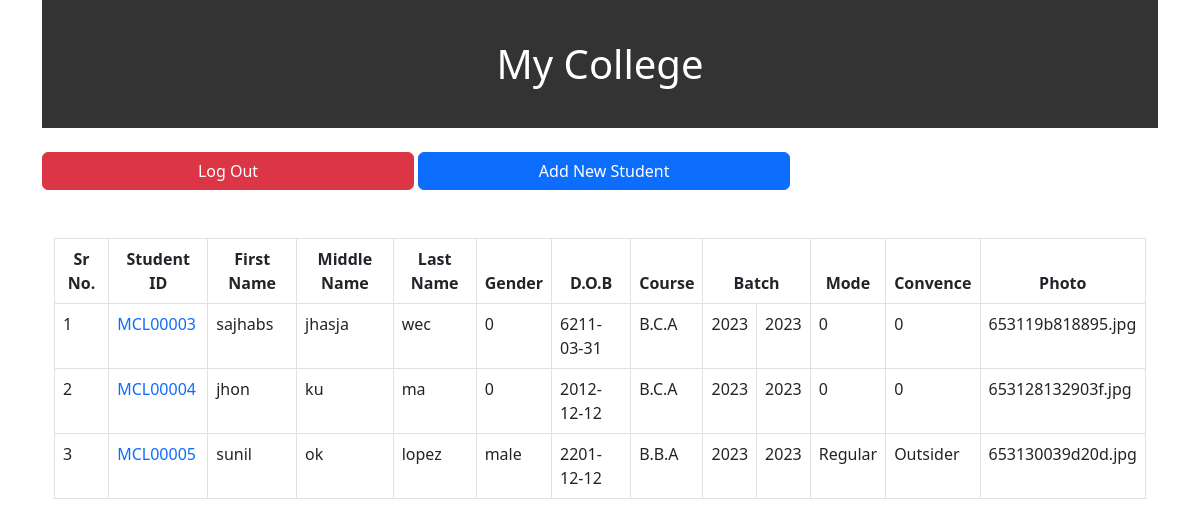
/index.php (signed in), run on the app's committed database.
### tables this page shows
CREATE TABLE `students` (
  `id` int(11) NOT NULL,
  `student_id` varchar(100) NOT NULL,
  `first_name` varchar(255) NOT NULL,
  `middle_name` varchar(255) NOT NULL,
  `last_name` varchar(255) NOT NULL,
  `dob` varchar(100) NOT NULL,
  `course` varchar(100) NOT NULL,
  `from_year` year(4) NOT NULL,
  `to_year` year(4) NOT NULL,
  `mode` varchar(100) NOT NULL,
  `conve` varchar(100) NOT NULL,
  `photo` varchar(255) NOT NULL,
  `gender` varchar(100) NOT NULL
);

### index.php (the view, shortened to what this page needs)
<?php
require 'includes/database.php';
?>
<!DOCTYPE html>
<html lang="en">
<head>
    <link rel="stylesheet" href="https://cdn.jsdelivr.net/npm/bootstrap@5.2.3/dist/css/bootstrap.min.css"
>
</head>
<body>
    <div class="container ">
        <header class="mb-4">
        <div class="my-4">
            <h1 class="text-center">My College</h1>
        </div>
</header>
        <div>
        <a href="logout.php" class="btn btn-danger col-4">Log Out</a>
        <a class="add" href="add_details.php"><button class="btn btn-primary col-4">Add New Student</button></a>
        </div>
    <div class="container my-5 resposive" style="overflow-x: auto">
        <table class="table table-bordered resposive">
            <thead class=" text-center">
                <tr>
                    <th>Sr No.</th>
                    <th>Student ID</th>
                    <th>First Name</th>
                    <th>Middle Name</th>
                    <th>Last Name</th>
                    <th>Gender</th>
                    <th>D.O.B</th>
                    <th>Course</th>
                    <th colspan="2">Batch</th>
                    <th>Mode</th>
                    <th>Convence</th>
                    <th>Photo</th>
                </tr>
            </thead>
            <tbody>
                <?php
                $sr = 1;
                $data = "SELECT * from students";
                $result = mysqli_query($conn, $data);
                while ($row = mysqli_fetch_assoc($result)) {
                    ?>
                    <tr>
                        <td>
                            <?php echo $sr++; ?>
                        </td>
                        <td><a class="text-decoration-none" href="student.php?id=<?= $row['id'] ?>">
                                <?php echo $row['student_id'] ?>
                            </a></td>
                        <td>
                            <?php echo $row['first_name'] ?>
                        </td>
                        <td>
                            <?php echo $row['middle_name'] ?>
                        </td>
                        <td>
                            <?php echo $row['last_name'] ?>
                        </td>
                        <td>
                            <?php echo $row['gender'] ?>
                        </td>
                        <td>
                            <?php echo $row['dob'] ?>
                        </td>
                        <td>
                            <?php echo $row['course'] ?>
                        </td>
                        <td>
                            <?php echo $row['from_year'] ?>
                        </td>
                        <td>
                            <?php echo $row['to_year'] ?>
                        </td>
                        <td>
                            <?php echo $row['mode'] ?>
                        </td>
                        <td>
                            <?php echo $row['conve'] ?>
                        </td>
                        <td>
                            <?php echo $row['photo'] ?>
                        </td>
                    </tr>
                <?php } ?>
            </tbody>
        </table>
    </div>
</body>
</html>

### index.php (style rules this page uses)
.add { color: white; text-decoration: none; }
header { background-color: #333; color: #fff; text-align: center; padding: 1rem; }

### data on the page
students: student "MCL00003", first_name "sajhabs", middle_name "jhasja", last_name "wec", gender "0", dob "6211-03-31", course "B.C.A", from_year "2023", to_year "2023", mode "0", conve "0", photo "653119b818895.jpg"
students: student "MCL00004", first_name "jhon", middle_name "ku", last_name "ma", gender "0", dob "2012-12-12", course "B.C.A", from_year "2023", to_year "2023", mode "0", conve "0", photo "653128132903f.jpg"
students: student "MCL00005", first_name "sunil", middle_name "ok", last_name "lopez", gender "male", dob "2201-12-12", course "B.B.A", from_year "2023", to_year "2023", mode "Regular", conve "Outsider", photo "653130039d20d.jpg"
